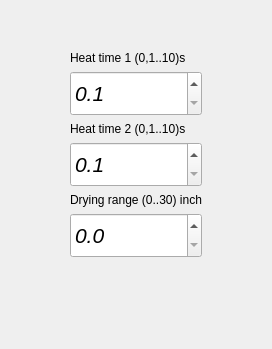
     <widget class="QWidget" name="tabIR">
      <attribute name="icon">
       <iconset>
        <normaloff>:/new/icons/icons/heat.png</normaloff>:/new/icons/icons/heat.png</iconset>
      </attribute>
      <attribute name="title">
       <string>Infra red</string>
      </attribute>
      <layout class="QHBoxLayout" name="horizontalLayout_3">
       <item>
        <spacer name="horizontalSpacer_3">
         <property name="orientation">
          <enum>Qt::Horizontal</enum>
         </property>
         <property name="sizeHint" stdset="0">
          <size>
           <width>59</width>
           <height>20</height>
          </size>
         </property>
        </spacer>
       </item>
       <item>
        <layout class="QVBoxLayout" name="verticalLayout_19" stretch="1,1,2">
         <item>
          <spacer name="verticalSpacer_8">
           <property name="orientation">
            <enum>Qt::Vertical</enum>
           </property>
           <property name="sizeHint" stdset="0">
            <size>
             <width>20</width>
             <height>40</height>
            </size>
           </property>
          </spacer>
         </item>
         <item>
          <layout class="QVBoxLayout" name="verticalLayout_14">
           <item>
            <layout class="QVBoxLayout" name="verticalLayout_15" stretch="1,10">
             <item>
              <widget class="QLabel" name="label_8">
               <property name="text">
                <string>Heat time 1 (0,1..10)s</string>
               </property>
              </widget>
             </item>
             <item>
              <widget class="QDoubleSpinBox" name="dSpinBoxHeatTime1IR">
               <property name="sizePolicy">
                <sizepolicy hsizetype="Minimum" vsizetype="Minimum">
                 <horstretch>0</horstretch>
                 <verstretch>0</verstretch>
                </sizepolicy>
               </property>
               <property name="minimumSize">
                <size>
                 <width>0</width>
                 <height>45</height>
                </size>
               </property>
               <property name="font">
                <font>
                 <pointsize>16</pointsize>
                 <italic>true</italic>
                </font>
               </property>
               <property name="decimals">
                <number>1</number>
               </property>
               <property name="minimum">
                <double>0.100000000000000</double>
               </property>
               <property name="maximum">
                <double>10.000000000000000</double>
               </property>
              </widget>
             </item>
            </layout>
           </item>
           <item>
            <layout class="QVBoxLayout" name="verticalLayout_16" stretch="1,10">
             <item>
              <widget class="QLabel" name="label_10">
               <property name="text">
                <string>Heat time 2 (0,1..10)s</string>
               </property>
              </widget>
             </item>
             <item>
              <widget class="QDoubleSpinBox" name="dSpinBoxHeatTime2IR">
               <property name="sizePolicy">
                <sizepolicy hsizetype="Minimum" vsizetype="Minimum">
                 <horstretch>0</horstretch>
                 <verstretch>0</verstretch>
                </sizepolicy>
               </property>
               <property name="minimumSize">
                <size>
                 <width>0</width>
                 <height>45</height>
                </size>
               </property>
               <property name="font">
                <font>
                 <pointsize>16</pointsize>
                 <italic>true</italic>
                </font>
               </property>
               <property name="decimals">
                <number>1</number>
               </property>
               <property name="minimum">
                <double>0.100000000000000</double>
               </property>
               <property name="maximum">
                <double>10.000000000000000</double>
               </property>
              </widget>
             </item>
            </layout>
           </item>
           <item>
            <spacer name="verticalSpacer_4">
             <property name="orientation">
              <enum>Qt::Vertical</enum>
             </property>
             <property name="sizeHint" stdset="0">
              <size>
               <width>20</width>
               <height>40</height>
              </size>
             </property>
            </spacer>
           </item>
           <item>
            <layout class="QVBoxLayout" name="verticalLayout_17" stretch="1,10">
             <item>
              <widget class="QLabel" name="label_11">
               <property name="text">
                <string>Drying range (0..30) inch</string>
               </property>
              </widget>
             </item>
             <item>
              <widget class="QDoubleSpinBox" name="dSpinBoxDryingRangeIR">
               <property name="sizePolicy">
                <sizepolicy hsizetype="Minimum" vsizetype="Minimum">
                 <horstretch>0</horstretch>
                 <verstretch>0</verstretch>
                </sizepolicy>
               </property>
               <property name="minimumSize">
                <size>
                 <width>0</width>
                 <height>45</height>
                </size>
               </property>
               <property name="font">
                <font>
                 <pointsize>16</pointsize>
                 <italic>true</italic>
                </font>
               </property>
               <property name="decimals">
                <number>1</number>
               </property>
               <property name="maximum">
                <double>30.000000000000000</double>
               </property>
              </widget>
             </item>
            </layout>
           </item>
          </layout>
         </item>
         <item>
          <spacer name="verticalSpacer_7">
           <property name="orientation">
            <enum>Qt::Vertical</enum>
           </property>
           <property name="sizeHint" stdset="0">
            <size>
             <width>20</width>
             <height>40</height>
            </size>
           </property>
          </spacer>
         </item>
        </layout>
       </item>
       <item>
        <spacer name="horizontalSpacer_4">
         <property name="orientation">
          <enum>Qt::Horizontal</enum>
         </property>
         <property name="sizeHint" stdset="0">
          <size>
           <width>59</width>
           <height>20</height>
          </size>
         </property>
        </spacer>
       </item>
      </layout>
     </widget>
